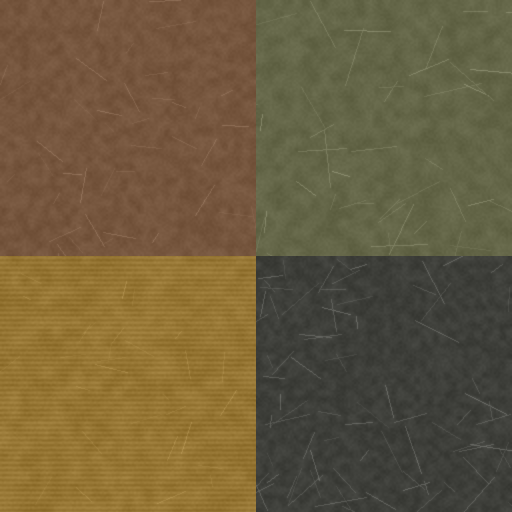
#> input picture assets/ammo50_diffuse.png, 512 x 512 px
$ python -i iconlib.py   (imports and definitions only)
#> lines starting #> are read from the running program, lines starting #| are printed output that depends on the picture
"""Rendert .ndmesh-Waffen als Inventar-Icons im Stil des Spiels.

WAS DAS SPIEL WIRKLICH BENUTZT (aus resources.assets ausgelesen)
----------------------------------------------------------------
Jede Waffe hat ZWEI Icons, nicht eines:

    ItemIcon    300 x 300   RPD_Item, svd_Item, PSG-1_Item
                Waffe diagonal, Muendung nach rechts oben, fast bildfuellend,
                transparenter Hintergrund, weicher Schlagschatten
    WeaponIcon  317 x 183   RPD_Weapon, svd_Weapon, PSG-1_Weapon
                Waffe waagerecht, Muendung nach rechts, Schaft links

Das Plugin hat bisher ein einziges quadratisches 256er-Bild in beide Felder
geschrieben. Im breiten Waffenslot wurde daraus ein gestauchtes Quadrat, und die
Muendung zeigte nach links statt nach rechts. Beides ist hier behoben.

Gegen Blockigkeit helfen drei Dinge:
  - Supersampling: intern in vierfacher Kantenlaenge rendern und mit LANCZOS
    herunterskalieren. Das glaettet die Treppenstufen an den Silhouettenkanten.
  - Zwei Lichter plus Umgebungsanteil statt eines harten Frontlichts.
  - Leichter Rim-Anteil an den Silhouettenkanten, damit sich die Form vom
    dunklen Inventarhintergrund abhebt.
"""

import math
import os
import sys

import numpy as np
from PIL import Image, ImageFilter

sys.path.insert(0, os.path.dirname(os.path.abspath(__file__)))
import ndmesh

KEY = np.array([0.45, 0.62, 0.65])
KEY = KEY / np.linalg.norm(KEY)
FILL = np.array([-0.55, 0.25, 0.40])
FILL = FILL / np.linalg.norm(FILL)

SS = 4                      # Supersampling-Faktor
SPEC = 0.62                 # Staerke des Glanzlichts

# Beleuchtungsanteile. Nicht gewaehlt, sondern am Kontrastumfang der
# Spielvorlagen gemessen: RPD_Item liegt bei Mittel 37 und 95. Perzentil 86,
# svd_Item bei 39 und 109 - also Faktor 2.3 bis 2.8. Der alte Satz
# (0.14 / 0.70 / 0.20 / 0.16) kam auf Faktor 4.1: dieselbe Grundhelligkeit,
# aber viel zu harte Lichter, sichtbar als helles Rautenmuster auf dem
# MG42-Laufmantel. Mehr Umgebungslicht und weniger gerichtetes Licht bei
# gleicher Summe druecken die Spitze, ohne die Flaeche flau zu machen.
AMB = 0.30
KEYW = 0.50
FILLW = 0.18
RIMW = 0.10


# [96 lines left out: functions rot, load, load_texture, render, not called in this run]


def drop_shadow(img, offset=(5, 7), blur=7, strength=0.55):
    """Weicher Schlagschatten wie auf den Spiel-Icons."""
    a = img.split()[3]
    sh = Image.new("RGBA", img.size, (0, 0, 0, 0))
    mask = a.filter(ImageFilter.GaussianBlur(blur)).point(
        lambda v: int(v * strength))
    shadow = Image.new("RGBA", img.size, (0, 0, 0, 255))
    shadow.putalpha(mask)
    sh = Image.new("RGBA", img.size, (0, 0, 0, 0))
    sh.paste(shadow, offset)
    return Image.alpha_composite(sh, img)


# [107 lines left out: functions fit, item_icon, weapon_icon, pack_icon, report, not called in this run]

>>> import cv2
>>> picture = cv2.imread('assets/ammo50_diffuse.png', cv2.IMREAD_GRAYSCALE)
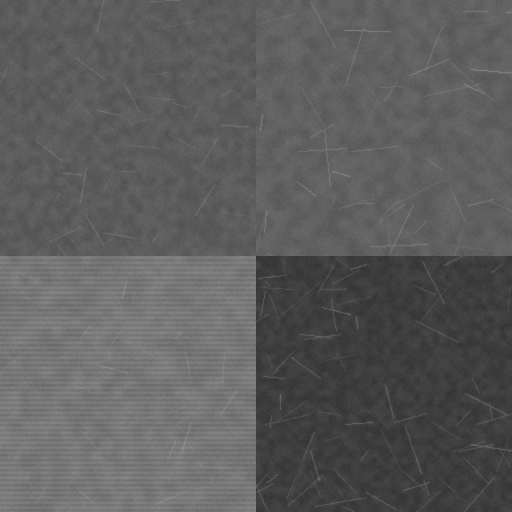
#> picture: shape (512, 512); min 52, max 147, mean 92.7
>>> result = drop_shadow(picture)
#> (the run stopped early here; a loop or call above may not have finished)
